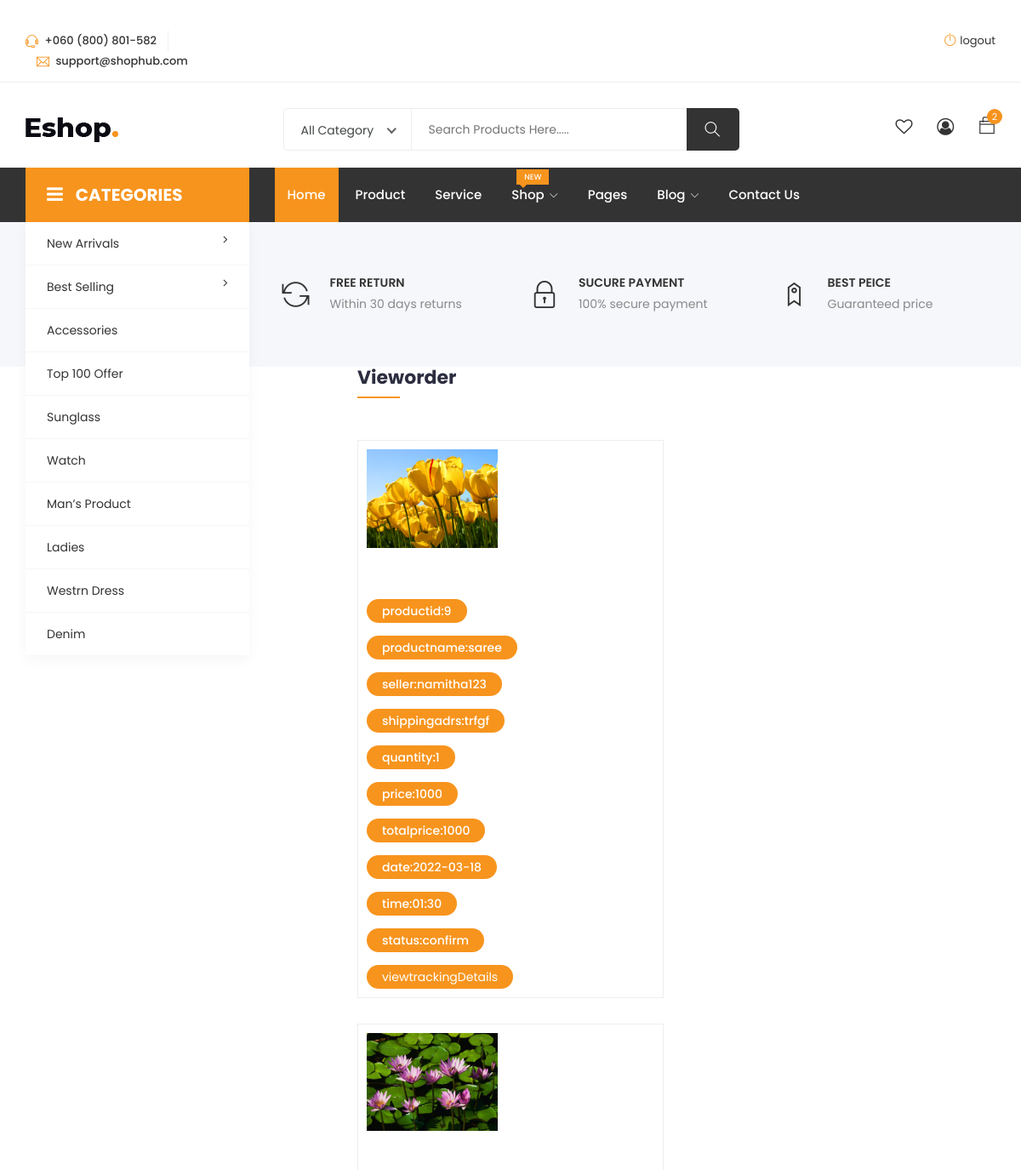
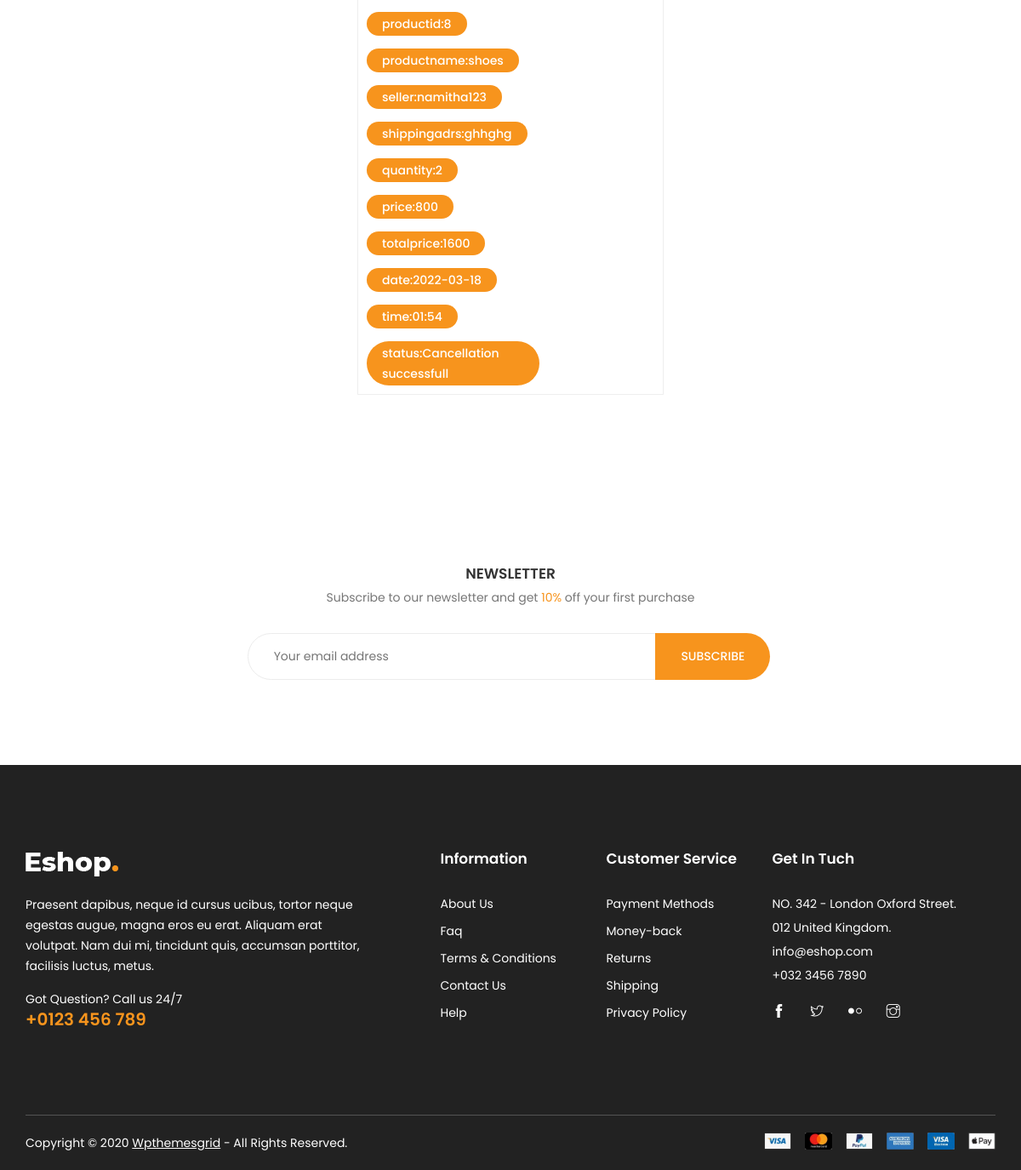
Screenshot of /viewOrders/ (signed in) with the database file from the repository (2 pictures, top to bottom).
### site_buyer/models.py (models this page shows)
class order_tb(models.Model):
    productid=models.ForeignKey('site_seller.product_tb',on_delete=models.CASCADE)
    buyerid=models.ForeignKey('site_buyer.buyer_tb',on_delete=models.CASCADE)
    sellerid=models.ForeignKey('site_seller.sellerregister_tb',on_delete=models.CASCADE)
    shippingaddress=models.CharField(max_length=20)
    quantity=models.IntegerField()
    totalprice=models.IntegerField()
    date=models.CharField(max_length=20)
    time=models.CharField(max_length=20)
    status=models.CharField(max_length=20,default='pending')

### site_seller/models.py (models this page shows)
class product_tb(models.Model):
    productname=models.CharField(max_length=20)
    file=models.FileField()
    price=models.IntegerField()
    details=models.CharField(max_length=20)
    stock=models.IntegerField()
    category=models.ForeignKey('site_admin.category_tb',on_delete=models.CASCADE)
    sellerid=models.ForeignKey('site_seller.sellerregister_tb',on_delete=models.CASCADE)

class sellerregister_tb(models.Model):
    name=models.CharField(max_length=20)
    dob=models.CharField(max_length=20)
    gender=models.CharField(max_length=20)
    country=models.CharField(max_length=20)
    phone=models.CharField(max_length=20)
    address=models.CharField(max_length=20)
    username=models.CharField(max_length=20)
    password=models.CharField(max_length=20)
    proofupload=models.FileField()
    status=models.CharField(max_length=20,default='pending')

### site_buyer/views.py (the view)
# urls.py: url(r'^viewOrders/$',buyerview.viewOrders,name='viewOrders'),
def viewOrders(request):
    buyerid=request.session['id']
    order=order_tb.objects.filter(buyerid=buyerid)
    return render(request,'viewOrders.html',{'data':order})

### templates/viewOrders.html (shortened to what this page needs)
{% extends 'base4.html' %}
{% block content %}
	<section class="shop-home-list section">
		<div class="container">
			<div class="row">
				<div class="col-lg-4 col-md-6 col-12" style="margin:0 auto">
					<div class="row">
						<div class="col-12">
							<div class="shop-section-title">
								<h1>vieworder</h1>
							</div>
						</div>
					</div>
					{% for v in data %}
					<div class="single-list">
						<div class="row">
							<div class="col-lg-6 col-md-6 col-12" >
								<div class="list-image overlay">
									<img src="{{v.productid.file.url}}" height="100px" width="100px" alt="no pic">
								</div>
							</div>
							<div class="col-lg-8 col-12 style="margin:0 auto;width=100%">
								<div class="content">
									<p class="price with-discount">productid:{{v.productid.id}}</p>
									<p class="price with-discount">productname:{{v.productid.productname}}</p>
									<p class="price with-discount">seller:{{v.sellerid.name}}</p>
									<p class="price with-discount">shippingadrs:{{v.shippingaddress}}</p>
									<p class="price with-discount">quantity:{{v.quantity}}</p>
									<p class="price with-discount">price:{{v.productid.price}}</p>
									<p class="price with-discount">totalprice:{{v.totalprice}}</p>
									<p class="price with-discount">date:{{v.date}}</p>
									<p class="price with-discount">time:{{v.time}}</p>
									<p class="price with-discount">status:{{v.status}}</p>
											{% if v.status == 'confirm' %}
												<p class="price with-discount"><a href="{% url 'viewtrackingDetails' v.id %}">viewtrackingDetails</a>
											{% endif %}
								</div>
							</div>
						</div>
					</div>
					{% endfor %}
				</div>
			</div>
		</div>
	</section>
	{% endblock %}

### rows the page displays
order_tb: productid.file (picture), productid.id "9", productid.productname "saree", sellerid.name "namitha123", shippingaddress "trfgf", quantity "1", productid.price "1000", totalprice "1000", date "2022-03-18", time "01:30", status "confirm", shows "viewtrackingDetails"
order_tb: productid.file (picture), productid.id "8", productid.productname "shoes", sellerid.name "namitha123", shippingaddress "ghhghg", quantity "2", productid.price "800", totalprice "1600", date "2022-03-18", time "01:54", status "Cancellation successfull"
